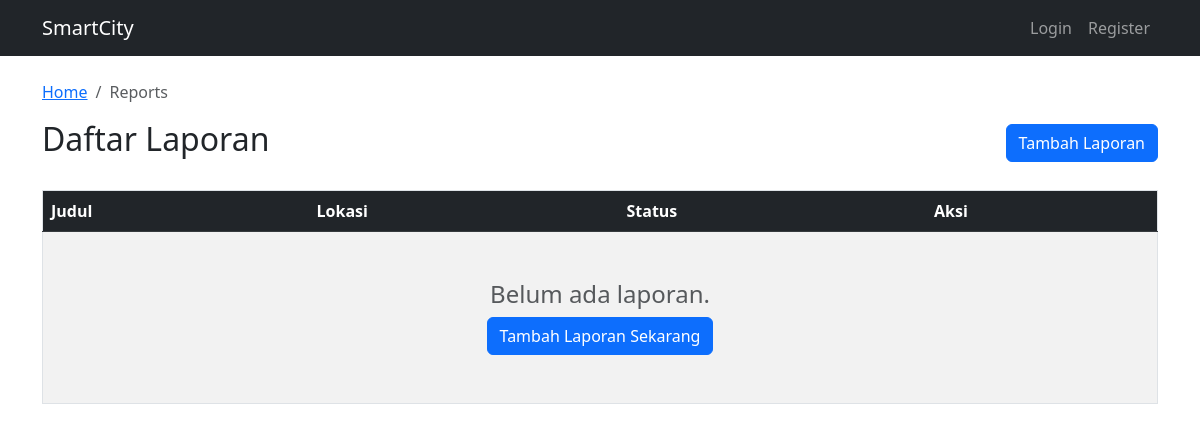
The app's page /, older data.
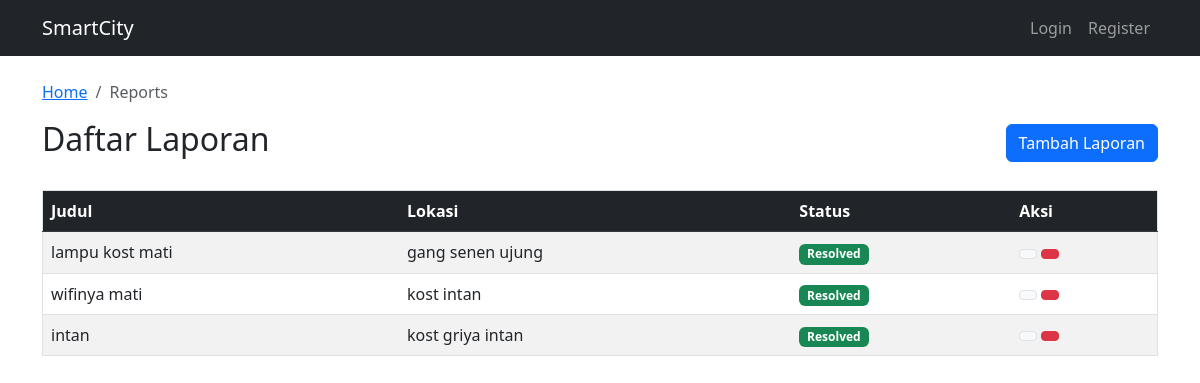
The same page, newer data.
### main_app/models.py (models this page shows, shortened)
class Report(models.Model):
    STATUS_CHOICES = [
        ('REPORTED', 'REPORTED'),
        ('VERIFIED', 'VERIFIED'),
        ('IN_PROGRESS', 'IN_PROGRESS'),
        ('RESOLVED', 'RESOLVED'),
    ]
    title = models.CharField(max_length=100)
    location = models.CharField(max_length=100)
    status = models.CharField(max_length=20, choices=STATUS_CHOICES)

### main_app/views.py (the view)
# urls.py: path('', views.reports_list, name='reports_list'),
def reports_list(request):
    reports = Report.objects.all().order_by('-id')
    return render(request, 'reports_list.html', {'reports': reports})

### templates/reports_list.html (shortened to what this page needs)
{% extends 'base.html' %}
{% block content %}
<nav aria-label="breadcrumb">
  <ol class="breadcrumb">
    <li class="breadcrumb-item"><a href="/">Home</a></li>
    <li class="breadcrumb-item active">Reports</li>
  </ol>
</nav>
<div class="d-flex justify-content-between align-items-center mb-4">
    <h2> Daftar Laporan</h2>
    <a href="{% url 'main_app:create' %}" class="btn btn-primary">Tambah Laporan</a>
</div>
<div class="table-responsive">
    <table class="table table-striped table-hover border">
        <thead class="table-dark">
            <tr>
                <th>Judul</th>
                <th>Lokasi</th>
                <th>Status</th>
                <th>Aksi</th>
            </tr>
        </thead>
        <tbody>
            {% for report in reports %}
            <tr>
                <td>{{ report.title }}</td>
                <td>{{ report.location }}</td>
                <td>
                    {% if report.status == "REPORTED" %}
                        <span class="badge bg-secondary">Reported</span>
                    {% elif report.status == "VERIFIED" %}
                        <span class="badge bg-info">Verified</span>
                    {% elif report.status == "IN_PROGRESS" %}
                        <span class="badge bg-warning text-dark">In Progress</span>
                    {% elif report.status == "RESOLVED" %}
                        <span class="badge bg-success">Resolved</span>
                    {% endif %}
                </td>
                <td>
                    <a href="{% url 'main_app:update' report.id %}" class="btn btn-sm btn-light border"></a>
                    <a href="{% url 'main_app:delete' report.id %}" class="btn btn-sm btn-danger" onclick="return confirm('Hapus laporan ini?')"></a>
                </td>
            </tr>
            {% empty %}
            <tr>
                <td colspan="4" class="text-center py-5">
                    <h4 class="text-muted">Belum ada laporan.</h4>
                    <a href="{% url 'main_app:create' %}" class="btn btn-primary">Tambah Laporan Sekarang</a>
                </td>
            </tr>
            {% endfor %}
        </tbody>
    </table>
</div>
{% endblock %}

### templates/base.html (shortened to what this page needs)
<!DOCTYPE html>
<html lang="en">
<head>
    <link href="https://cdn.jsdelivr.net/npm/bootstrap@5.3.0/dist/css/bootstrap.min.css" rel="stylesheet">
</head>
<body>
    <nav class="navbar navbar-expand-lg navbar-dark bg-dark">
        <div class="container">
            <a class="navbar-brand" href="#">SmartCity</a>
            <div class="navbar-nav ms-auto">
                {% if user.is_authenticated %}
                    <span class="nav-link text-light">Welcome, {{ user.username }}</span>
                    <form action="{% url 'logout' %}" method="post" class="d-inline">
                        {% csrf_token %}
                        <button type="submit" class="btn btn-outline-light btn-sm">Logout</button>
                    </form>
                {% else %}
                    <a class="nav-link" href="{% url 'login' %}">Login</a>
                    <a class="nav-link" href="{% url 'register' %}">Register</a>
                {% endif %}
            </div>
        </div>
    </nav>
    <div class="container mt-4">
        {% block content %}{% endblock %}
    </div>
</body>
</html>

Row changes from the older to the newer data that the page shows:
added Report: title "lampu kost mati", location "gang senen ujung", status "Resolved"
added Report: title "wifinya mati", location "kost intan", status "Resolved"
added Report: title "intan", location "kost griya intan", status "Resolved"
Text that changed along with them:
text no longer shown: "Belum ada laporan. Tambah Laporan Sekarang"
